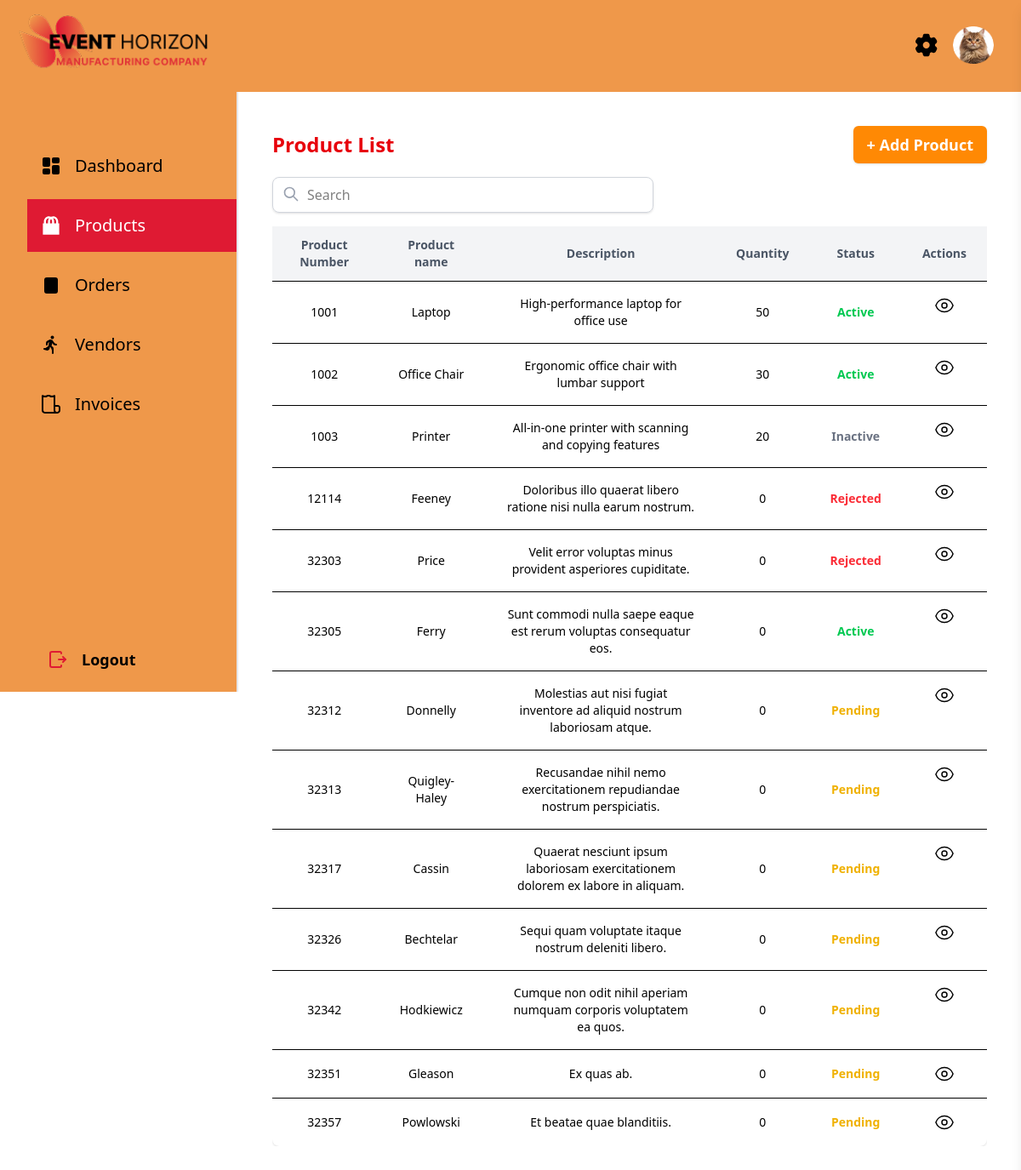
Page /router/main.php?module=products (signed in) on the committed database.
### tables this page shows
CREATE TABLE `products` (
  `product_number` bigint(20) NOT NULL,
  `product_name` varchar(255) NOT NULL,
  `category_id` int(11) DEFAULT NULL,
  `description` text DEFAULT NULL,
  `unit_of_measurement` varchar(50) DEFAULT NULL,
  `unit_price` decimal(10,2) DEFAULT NULL,
  `status` varchar(50) DEFAULT NULL,
  `vendor_number` int(11) DEFAULT NULL,
  `quantity` int(11) NOT NULL DEFAULT 0,
  `threshold_limit` int(11) NOT NULL DEFAULT 10
);

### router/main.php (called while the page is built, shortened)
<?php
include('../layout.php');
?>

### tables/ProductTable.php (the view, shortened to what this page needs)
<div class="overflow-y-auto max-h-[65vh] custom-scrollbar">
    <table id="productTable" class="min-w-full bg-white rounded-lg shadow ">
        <thead class="bg-gray-100 sticky top-0">
            <tr class="text-center text-sm text-gray-600">
                <th class="px-6 py-3 text-center">Product Number</th>
                <th class="px-6 py-3 text-center">Product name</th>
                <th class="px-6 py-3 text-center">Description</th>
                <th class="px-6 py-3 text-center">Quantity</th>
                <th class="px-6 py-3 text-center">Status</th>
                <th class="px-6 py-3 text-center">Actions</th>
            </tr>
        </thead>
        <tbody>
            <?php if (!empty($addproducts)): ?>
                <?php foreach ($addproducts as $product): ?>
                    <tr class="border-t text-sm text-center">
                        <td class="px-6 py-4"><?php echo htmlspecialchars($product['product_number']); ?></td>
                        <td class="px-6 py-4"><?php echo htmlspecialchars($product['product_name']); ?></td>
                        <td class="px-6 py-4"><?php echo htmlspecialchars($product['description']); ?></td>
                        <td class="px-6 py-4"><?php echo htmlspecialchars($product['quantity']); ?></td>
                        <td class="px-6 py-4">
                            <?php
                            $status = htmlspecialchars($product['status']);
                            if ($status == 'active') {
                                echo '<span class="text-green-500 font-semibold">Active</span>';
                            } elseif ($status == 'rejected') {
                                echo '<span class="text-red-500 font-semibold">Rejected</span>';
                            } else if ($status == 'pending') {
                                echo '<span class="text-yellow-500 font-semibold">Pending</span>';
                            } else {
                                echo '<span class="text-gray-500 font-semibold">Inactive</span>';
                            }
                            ?>
                        </td>
                        <td class="px-6 py-4 flex items-center justify-center space-x-4">
                            <a href="viewProduct.php?id=<?php echo $product['product_number']; ?>" class="text-red-500 hover:scale-110">
                            </a>
                        </td>
                    </tr>
                <?php endforeach; ?>
            <?php else: ?>
                <tr>
                    <td colspan="6" class="text-center py-4">No products found.</td>
                </tr>
            <?php endif; ?>
        </tbody>
    </table>
</div>

### styles/custom-scrollbar.css (style rules this page uses)
.custom-scrollbar { scrollbar-width: none !important; }

### rows in the picture
products: product_number "1001", product_name "Laptop", description "High-performance laptop for office use", quantity "50", status "Active"
products: product_number "1002", product_name "Office Chair", description "Ergonomic office chair with lumbar support", quantity "30", status "Active"
products: product_number "1003", product_name "Printer", description "All-in-one printer with scanning and copying features", quantity "20", status "Inactive"
products: product_number "12114", product_name "Feeney", description "Doloribus illo quaerat libero ratione nisi nulla earum nostrum.", quantity "0", status "Rejected"
products: product_number "32303", product_name "Price", description "Velit error voluptas minus provident asperiores cupiditate.", quantity "0", status "Rejected"
products: product_number "32305", product_name "Ferry", description "Sunt commodi nulla saepe eaque est rerum voluptas consequatur eos.", quantity "0", status "Active"
products: product_number "32312", product_name "Donnelly", description "Molestias aut nisi fugiat inventore ad aliquid nostrum laboriosam atque.", quantity "0", status "Pending"
products: product_number "32313", product_name "Quigley-Haley", description "Recusandae nihil nemo exercitationem repudiandae nostrum perspiciatis.", quantity "0", status "Pending"
products: product_number "32317", product_name "Cassin", description "Quaerat nesciunt ipsum laboriosam exercitationem dolorem ex labore in aliquam.", quantity "0", status "Pending"
products: product_number "32326", product_name "Bechtelar", description "Sequi quam voluptate itaque nostrum deleniti libero.", quantity "0", status "Pending"
products: product_number "32342", product_name "Hodkiewicz", description "Cumque non odit nihil aperiam numquam corporis voluptatem ea quos.", quantity "0", status "Pending"
products: product_number "32351", product_name "Gleason", description "Ex quas ab.", quantity "0", status "Pending"
products: product_number "32357", product_name "Powlowski", description "Et beatae quae blanditiis.", quantity "0", status "Pending"
